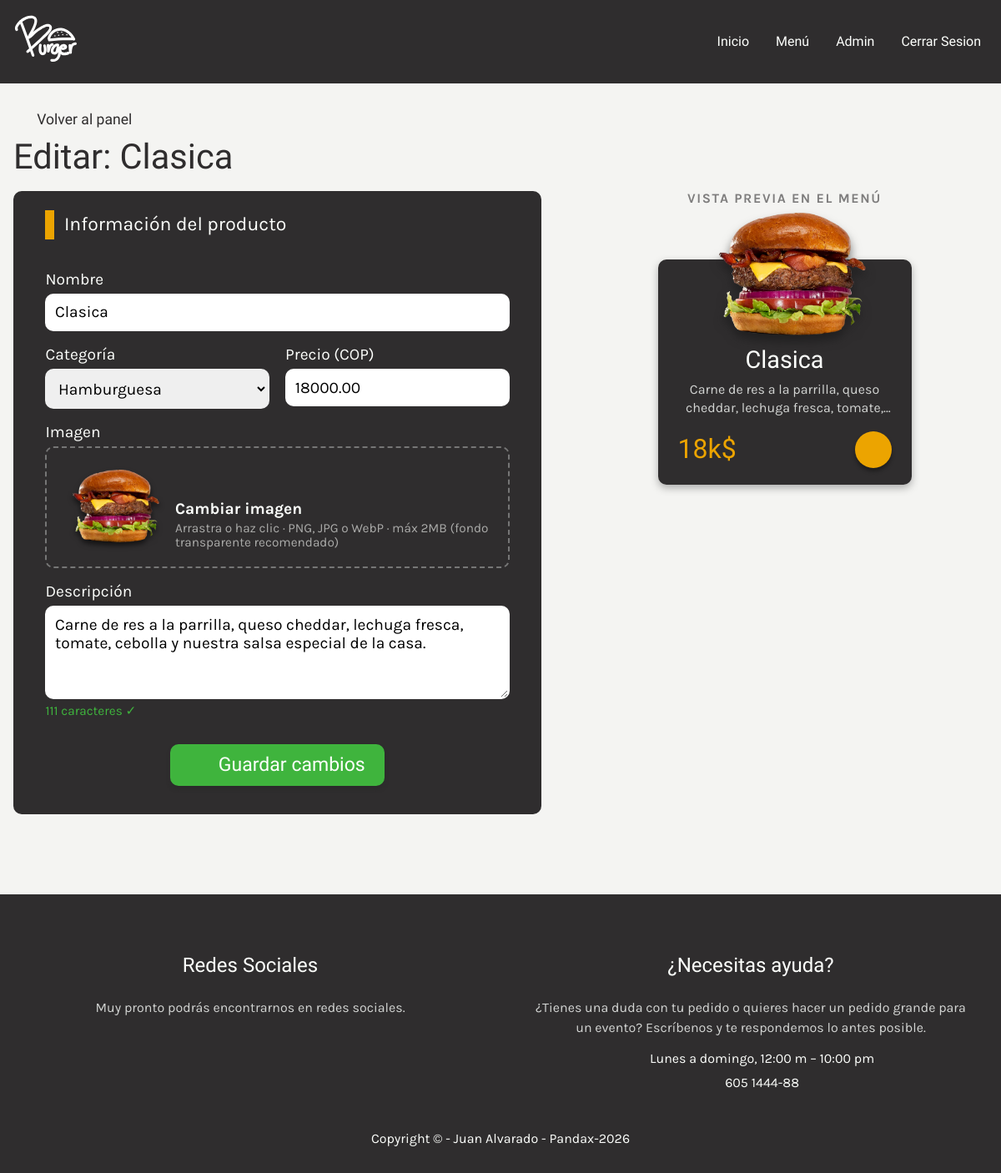
Page /admin/productos/actualizar.php?id=1 (signed in) on the committed database.
### tables this page shows
CREATE TABLE IF NOT EXISTS productos (
    id INT AUTO_INCREMENT PRIMARY KEY,
    nombre VARCHAR(60) NOT NULL,
    categoria VARCHAR(45) NOT NULL,
    precio DECIMAL(10,2) NOT NULL,
    imagen VARCHAR(200) NOT NULL,
    descripcion LONGTEXT,
    creado DATE,
    comprador_id INT
);

### includes/functions.php (called while the page is built, shortened)
<?php
require_once __DIR__ . '/iconos.php';
function includeTemplate ($name, $inicio = false, array $datos = []){
    extract($datos);
    include TEMPLATES_URL . "/$name.php";
}
function s($texto) : string {
    return htmlspecialchars((string) $texto, ENT_QUOTES, 'UTF-8');
}
?>

### admin/productos/actualizar.php (called while the page is built, shortened)
<?php
    $id = filter_var($_GET['id'] ?? '', FILTER_VALIDATE_INT) ;
    $producto = $id ? Producto::find($id) : null;
    $errores = [];
    includeTemplate("admin/formulario", false, [
        'producto' => $producto,
        'errores' => $errores,
        'titulo' => 'Editar: ' . $producto->nombre,
        'boton' => 'Guardar cambios',
    ]);

### classes/Producto.php (called while the page is built, shortened)
<?php
class Producto {
    protected static mysqli $db;
    public $imagen ;
    public function __construct($arg = []){
        $this->nombre = $arg['nombre'] ?? '';
        $this->categoria = $arg['categoria'] ?? '';
        $this->precio = $arg['precio'] ?? '';
        $this->imagen = $arg['imagen'] ?? '';
        $this->descripcion = $arg['descripcion'] ?? '';
    }
    public static function setDB(mysqli $db) : void {
        self::$db = $db;
    }
    public static function find(int $id) : ?Producto {
        $resultado = self::consultar("SELECT * FROM productos WHERE id = ? LIMIT 1", 'i', [$id]);
        return $resultado[0] ?? null;
    }
    protected static function consultar(string $sql, string $tipos = '', array $params = []) : array {
        $stmt = self::$db->prepare($sql);
        if($tipos){
            $stmt->bind_param($tipos, ...$params);
        }
        $stmt->execute();
        $resultado = $stmt->get_result();
        $productos = [];
        while($fila = $resultado->fetch_assoc()){
            $productos[] = new static($fila);
        }
        return $productos;
    }
    public function imagenUrl() : string {
        $webp = self::CARPETA_IMAGENES . "/{$this->imagen}.webp";
        return '/img/' . rawurlencode($this->imagen) . (is_file($webp) ? '.webp' : '.png');
    }
}

### includes/templates/admin/formulario.php (the view, shortened to what this page needs)
<?php
    $categorias = Producto::CATEGORIAS;
?>
<main class="admin">
    <a class="admin__volver" href="/admin"><?php echo icono('volver'); ?> Volver al panel</a>
    <h1 class="admin__titulo"><?php echo s($titulo); ?></h1>
    <div class="admin__editor">
    <form class="formulario formulario--admin" method="post" enctype="multipart/form-data" id="form-producto" novalidate>
        <fieldset class="formulario__fs" >
            <legend class="formulario__legend">Información del producto</legend>
            <label class="formulario__label" for="nombre">Nombre</label>
            <input value="<?php echo s($producto->nombre); ?>" class="formulario__input" type="text" id="nombre" name="nombre" maxlength="60" placeholder="Ej: Hot Beacon" required>
            <div class="formulario__fila">
                <div class="formulario__campo">
                    <label class="formulario__label" for="categoria">Categoría</label>
                    <select class="formulario__input" id="categoria" name="categoria" required>
                        <?php foreach($categorias as $categoria): ?>
                            <option value="<?php echo s($categoria); ?>" <?php echo $producto->categoria === $categoria ? 'selected' : ''; ?>><?php echo s(ucfirst($categoria)); ?></option>
                        <?php endforeach; ?>
                    </select>
                </div>
                <div class="formulario__campo">
                    <label class="formulario__label" for="precio">Precio (COP)</label>
                    <input value="<?php echo s($producto->precio); ?>" class="formulario__input" type="number" id="precio" name="precio" min="100" step="100" placeholder="Ej: 25000" required>
                </div>
            </div>
            <span class="formulario__label">Imagen</span>
            <label class="dropzone" for="imagen" id="dropzone">
                <img class="dropzone__preview" id="imagen-preview" src="<?php echo $producto->imagen ? s($producto->imagenUrl()) : ''; ?>" alt="" <?php echo $producto->imagen ? '' : 'hidden'; ?>>
                <span class="dropzone__texto">
                    <?php echo icono('imagen'); ?>
                    <strong><?php echo $producto->imagen ? 'Cambiar imagen' : 'Sube una imagen'; ?></strong>
                    <small>Arrastra o haz clic · PNG, JPG o WebP · máx 2MB (fondo transparente recomendado)</small>
                </span>
            </label>
            <label class="formulario__label" for="descripcion">Descripción</label>
            <textarea class="formulario__input" id="descripcion" name="descripcion" rows="4" placeholder="Ingredientes y detalles del producto..." required><?php echo s($producto->descripcion); ?></textarea>
            <small class="formulario__ayuda" id="contador-descripcion">Mínimo 50 caracteres</small>
        </fieldset>
        <button class="formulario__btn boton boton--green" type="submit"><?php echo icono('check'); ?> <?php echo s($boton); ?></button>
    </form>
    <aside class="admin__preview">
        <p class="admin__preview__label">Vista previa en el menú</p>
        <div class="card--burger card--burger--preview">
            <div class="card--burger__media">
                <img class="card--burger__img" id="preview-img" src="<?php echo s($producto->imagenUrl()); ?>" alt="">
            </div>
            <h3 class="card--burger__title" id="preview-nombre"><?php echo s($producto->nombre ?: 'Nombre del producto'); ?></h3>
            <p class="card--burger__description" id="preview-descripcion"><?php echo s($producto->descripcion ?: 'Aquí aparecerá la descripción del producto.'); ?></p>
            <div class="card--burger__footer">
                <span class="card--burger__price" id="preview-precio"><?php echo is_numeric($producto->precio) ? $producto->precioK() : '0k$'; ?></span>
                <span class="card--burger__add"><?php echo icono('mas'); ?></span>
            </div>
        </div>
    </aside>
    </div>
</main>

### rows in the picture
productos: nombre "Clasica", categoria "Hamburguesa", precio "18000.00", imagen (picture), descripcion "Carne de res a la parrilla, queso cheddar, lechuga fresca, tomate, cebolla y nuestra salsa especial de la casa."

### other values in the picture
s($titulo) "Editar: Clasica"
s($boton) "Guardar cambios"
s(config('HORARIO', 'Lunes a domingo, 12:00 m – 10:00 pm')) "Lunes a domingo, 12:00 m – 10:00 pm"
s($telefono) "605 1444-88"
